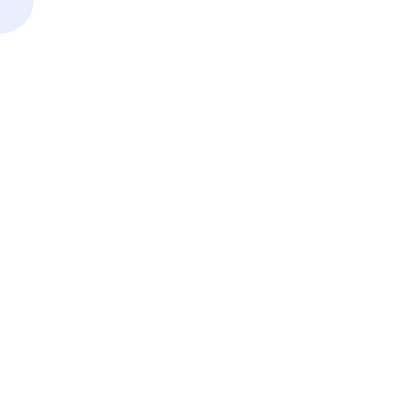
Frame 1 (no input)
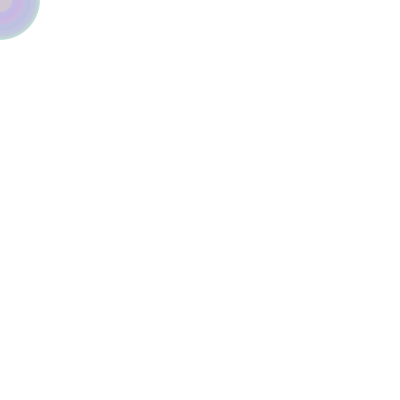
Frame 60 (the mouse pressed at the canvas centre just before this capture)
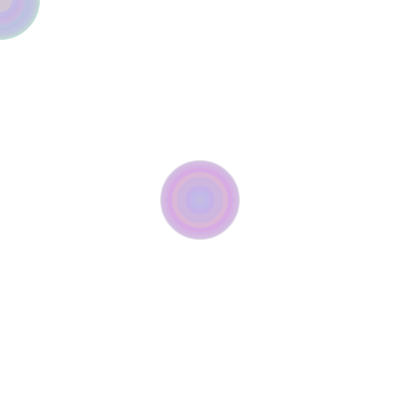
Frame 120 (the mouse held since frame 60 and released just before this capture)

The Processing sketch that drew these frames (run headless with seeded random() and noise(); from frame 60 on, the mouse is pressed at the canvas centre):

// Processing sketch: processing_120610
// ── processing_120610.pde

int counter;

void setup() {  //setup function called initially, only once
  size(400, 400);
  background(255);  //set background white
  colorMode(HSB);   //set colors to Hue, Saturation, Brightness mode
  counter = 0;
  
}

void draw() {  //draw function loops 
  counter++;
  noStroke();
  fill(random(255),100,255,50);
  
  if(mousePressed == true) { //add some interaction
    //
  }
  //have circles follow the mouse
  ellipse(mouseX, mouseY, 80*sin(counter), 80*sin(counter));

}
